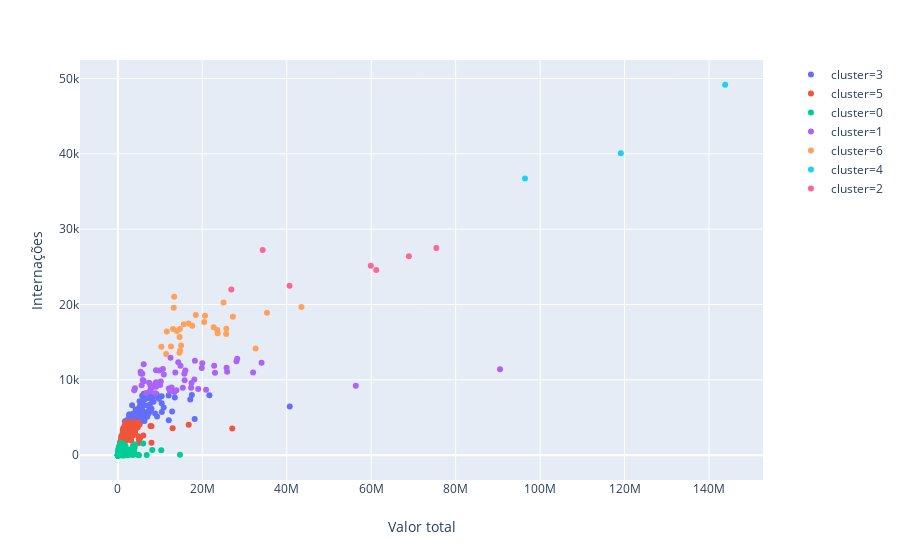

The cell this chart's notebook holds for it:
### Code cell
var1 = 'Valor total'
var2 = 'Internações'


mask = df_hospitais_ano_g['ano']=='2018'

px.scatter(df_hospitais_ano_g[mask], x = var1, y=var2,  color='cluster', hover_name='hospital')

### Figure 1 — Plotly figure (JSON) as saved in the notebook; plotly's stock layout.template omitted (floating-point values rounded to 4 significant figures; data arrays with more than 128 entries replaced by an {"elided": "..."} marker saying what was removed)
{"data": [{"hoverlabel": {"namelength": 0}, "hovertemplate": "<b>%{hovertext}</b><br><br>cluster=3<br>Valor total=%{x}<br>Internações=%{y}", "hovertext": ["A C CAMARGO CANCER CENTER", "AME DR LUIZ ROBERTO BARRADAS BARATA SAO PAULO", "BP HOSPITAL FILANTROPICO", "CASA DE SAUDE STELLA MARIS", "CENTRO DE REF DA SAUDE DA MULHER DE R PRETO MATER", "CENTRO DE REFERENCIA DA SAUDE DA MULHER SAO PAULO", "COMPLEXO HOSPITALAR MARCIA E MARIA BRAIDO", "COMPLEXO HOSPITALAR PADRE BENTO DE GUARULHOS", "COMPLEXO HOSPITALAR PREFEITO EDIVALDO ORSI", "HCFAMEMA HOSP CLINICO CIRURGICO", "HCFAMEMA UNIDADE MATERNO INFANTIL", "HOSP DA STA CASA DE STO AMARO", "HOSP DE TRANSPLANT DO EST DE SP EURYCLIDES DE JESUS ZERBINI", "HOSP ESCOLA EMILIO CARLOS CATANDUVA", "HOSP MONUMENTO CEHM", "HOSP MUN DR IGNACIO PROENCA DE GOUVEA", "HOSP MUN DR JOSE SOARES HUNGRIA", "HOSP MUN GILSON DE CASSIA MARQUES DE CARVALHO", "HOSP MUN INFANTIL MENINO JESUS", "HOSP MUN TIDE SETUBAL", "HOSP MUNICIPAL DE URGENCIAS HMU", "HOSP NSRA DO PARI", "HOSPITAL CARLOS FERNANDO MALZONI MATAO", "HOSPITAL DA MULHER MARIA JOSE DOS SANTOS STEIN", "HOSPITAL DE CLINICAS DE SAO SEBASTIAO", "HOSPITAL DE CLINICAS MUNICIPAL", "HOSPITAL DO RIM E HIPERTENSAO", "HOSPITAL DR LEO ORSI BERNARDES ITAPETININGA", "HOSPITAL E MATERNIDADE LEONOR MENDES DE BARROS SAO PAULO", "HOSPITAL E MATERNIDADE MUNICIPAL GOVERNADOR MARIO COVAS", "HOSPITAL E MATERNIDADE SAO JOSE SERTAOZINHO", "HOSPITAL ESTADUAL AMERICO BRASILIENSE", "HOSPITAL ESTADUAL DE RIB PRETO DR CARLOS EDUARDO MARTINELLI", "HOSPITAL ESTADUAL DR ALBANO DA FRANCA ROCHA SOBRINHO", "HOSPITAL ESTADUAL JOAO PAULO II SAO JOSE DO RIO PRETO", "HOSPITAL ESTADUAL PROF CARLOS DA SILVA LACAZ FCO MORATO", "HOSPITAL GUILHERME ALVARO SANTOS", "HOSPITAL HELIOPOLIS UNIDADE DE GESTAO ASSISTENCIAL I SP", "HOSPITAL MATERNIDADE AMADOR AGUIAR", "HOSPITAL MATERNIDADE INTERLAGOS", "HOSPITAL MUNICIPAL DE DIADEMA HMD", "HOSPITAL MUNICIPAL DE PAULINIA", "HOSPITAL MUNICIPAL DE SAO VICENTE", "HOSPITAL MUNICIPAL DR WALDEMAR TEBALDI", "HOSPITAL REGIONAL DE ASSIS", "HOSPITAL REGIONAL SUL SAO PAULO", "HOSPITAL SANTA BARBARA", "HOSPITAL SANTA LUCINDA SOROCABA", "HOSPITAL SAO FRANCISCO DE ASSIS", "HOSPITAL SAO JOAO REGISTRO", "HOSPITAL SAO LUIZ DE ARARAS", "HOSPITAL SAO VICENTE", "IRMANDADE DA SANTA CASA DE MISERICORDIA LORENA", "MATERNIDADE DE CAMPINAS", "MATERNIDADE SANTA ISABEL", "SANTA CASA DE ASSIS", "SANTA CASA DE AVARE", "SANTA CASA DE FERNANDOPOLIS", "SANTA CASA DE ITU", "SANTA CASA DE LEME", "SANTA CASA DE MARILIA", "SANTA CASA DE MISERICORDIA DE BRAGANCA PAULISTA", "SANTA CASA DE MISERICORDIA DE GUARATINGUETA", "SANTA CASA DE MISERICORDIA DE ITATIBA", "SANTA CASA DE MISERICORDIA DE JACAREI", "SANTA CASA DE MISERICORDIA DE JALES", "SANTA CASA DE MISERICORDIA DE TATUI", "SANTA CASA DE MISERICORDIA DONA CAROLINA MALHEIROS SJBV", "SANTA CASA DE MOCOCA MOCOCA", "SANTA CASA DE MOGI GUACU", "SANTA CASA DE PENAPOLIS", "SANTA CASA DE RIO CLARO", "SANTA CASA DE SUZANO", "SANTA CASA DE TAQUARITINGA", "SANTA CASA DE TUPA", "SANTA CASA HOSP DR ARISTOTELES OLIVEIRA MARTINS PRES PRUDENT"], "legendgroup": "cluster=3", "marker": {"color": "#636efa", "symbol": "circle"}, "mode": "markers", "name": "cluster=3", "showlegend": true, "type": "scatter", "x": [12840000.0, 3364000.0, 5507000.0, 8486000.0, 2604000.0, 7270000.0, 7966000.0, 4325000.0, 12020000.0, 17510000.0, 6292000.0, 7977000.0, 21670000.0, 6431000.0, 1664000.0, 4966000.0, 5237000.0, 10370000.0, 4758000.0, 6065000.0, 3638000.0, 7283000.0, 10850000.0, 7183000.0, 3906000.0, 17130000.0, 40700000.0, 5739000.0, 7812000.0, 2749000.0, 8451000.0, 5695000.0, 2634000.0, 7576000.0, 5124000.0, 5084000.0, 7586000.0, 5710000.0, 7230000.0, 4216000.0, 6124000.0, 3633000.0, 4483000.0, 4711000.0, 6954000.0, 6366000.0, 5329000.0, 13490000.0, 8819000.0, 2143000.0, 10400000.0, 4002000.0, 5839000.0, 9178000.0, 4989000.0, 4404000.0, 6855000.0, 4455000.0, 9280000.0, 3537000.0, 18180000.0, 4676000.0, 5987000.0, 3989000.0, 6212000.0, 5085000.0, 4164000.0, 5863000.0, 4467000.0, 9704000.0, 2652000.0, 10370000.0, 5891000.0, 2332000.0, 5755000.0, 12040000.0], "xaxis": "x", "y": [5815, 6626, 6776, 7782, 4892, 5554, 6179, 5313, 7925, 7990, 4534, 7382, 7960, 5674, 4526, 5742, 6580, 7842, 6043, 7425, 5504, 5900, 6335, 6594, 5564, 7397, 6454, 7894, 7781, 5449, 7106, 6900, 5297, 6703, 7172, 5271, 5819, 6809, 7798, 6074, 8172, 5315, 5525, 4649, 5115, 6627, 5478, 7660, 5555, 4652, 5729, 4837, 5901, 8098, 6275, 4880, 7527, 5031, 5132, 4538, 4805, 5533, 4564, 4565, 7367, 5267, 5190, 5760, 5875, 7512, 4671, 6911, 5015, 4630, 6416, 4634], "yaxis": "y"}, {"hoverlabel": {"namelength": 0}, "hovertemplate": "<b>%{hovertext}</b><br><br>cluster=5<br>Valor total=%{x}<br>Internações=%{y}", "hovertext": {"elided": "138 str values"}, "legendgroup": "cluster=5", "marker": {"color": "#EF553B", "symbol": "circle"}, "mode": "markers", "name": "cluster=5", "showlegend": true, "type": "scatter", "x": {"elided": "138 float values"}, "xaxis": "x", "y": {"elided": "138 int values"}, "yaxis": "y"}, {"hoverlabel": {"namelength": 0}, "hovertemplate": "<b>%{hovertext}</b><br><br>cluster=0<br>Valor total=%{x}<br>Internações=%{y}", "hovertext": {"elided": "441 str values"}, "legendgroup": "cluster=0", "marker": {"color": "#00cc96", "symbol": "circle"}, "mode": "markers", "name": "cluster=0", "showlegend": true, "type": "scatter", "x": {"elided": "441 float values"}, "xaxis": "x", "y": {"elided": "441 int values"}, "yaxis": "y"}, {"hoverlabel": {"namelength": 0}, "hovertemplate": "<b>%{hovertext}</b><br><br>cluster=1<br>Valor total=%{x}<br>Internações=%{y}", "hovertext": ["CENTRO HOSPITALAR DE SANTO ANDRE DR NEWTON DA COSTA BRANDAO", "COMPLEXO HOSPITALAR IRMA DULCE O S S", "CONJUNTO HOSPITALAR SOROCABA", "FUNDACAO PIO XII BARRETOS", "HC DA FMUSP INSTITUTO DO CORACAO INCOR SAO PAULO", "HORA CERTA MOVEL CIRURGICO CIES", "HOSP MUN DR ARTHUR RIBEIRO DE SABOYA", "HOSP MUN DR CARMINO CARICCHIO", "HOSP MUN MAT ESC DR MARIO DE MORAES A SILVA", "HOSP MUN PROF DR WALDOMIRO DE PAULA", "HOSPITAL AMARAL CARVALHO JAU", "HOSPITAL AMPARO MATERNAL", "HOSPITAL ANCHIETA", "HOSPITAL AUGUSTO DE OLIVEIRA CAMARGO", "HOSPITAL DE BASE DE BAURU", "HOSPITAL DE CLINICAS DR RADAMES NARDINI", "HOSPITAL DOS FORNECEDORES DE CANA DE PIRACICABA", "HOSPITAL DR LEOPOLDO BEVILACQUA", "HOSPITAL DR OSIRIS FLORINDO COELHO FERRAZ DE VASCONCELOS", "HOSPITAL E PRONTO SOCORRO CENTRAL", "HOSPITAL ESTADUAL MARIO COVAS DE SANTO ANDRE", "HOSPITAL GERAL DE SAO MATEUS SAO PAULO", "HOSPITAL GERAL DE VILA NOVA CACHOEIRINHA SAO PAULO", "HOSPITAL GERAL DE VILA PENTEADO DR JOSE PANGELLA SAO PAULO", "HOSPITAL GERAL JESUS TEIXEIRA DA COSTA GUAIANASES SAO PAULO", "HOSPITAL IMACULADA CONCEICAO RIBEIRAO PRETO", "HOSPITAL KATIA DE SOUZA RODRIGUES TAIPASSP SAO PAULO", "HOSPITAL MATERNIDADE JESUS JOSE E MARIA", "HOSPITAL MUNICIPAL ANTONIO GIGLIO", "HOSPITAL MUNICIPAL DR MARIO GATTI CAMPINAS", "HOSPITAL MUNICIPAL PIMENTAS BONSUCESSO MANUEL DE PAIVA", "HOSPITAL MUNICIPAL UNIVERSITARIO", "HOSPITAL NOSSA SENHORA APARECIDA", "HOSPITAL PADRE ALBINO CATANDUVA", "HOSPITAL REGIONAL DE JUNDIAI", "HOSPITAL REGIONAL DO VALE DO PARAIBA", "HOSPITAL REGIONAL JORGE ROSSMANN DE ITANHAEM", "HOSPITAL SANTO AMARO", "HOSPITAL SAO LUIZ GONZAGA", "HOSPITAL UNIVERSITARIO DA USP SAO PAULO", "HOSPITAL UNIVERSITARIO DE TAUBATE", "HOSPITAL UNIVERSITARIO SAO FRANCISCO NA PROVIDENCIA DE DEUS", "HU HOSPITAL UNIVERSITARIO", "INSTITUTO DANTE PAZZANESE DE CARDIOLOGIA IDPC SAO PAULO", "PS E MATERNIDADE NAIR FONSECA LEITAO ARANTES", "SANTA CASA DE ARACATUBA HOSPITAL SAGRADO CORACAO DE JESUS", "SANTA CASA DE ARARAQUARA", "SANTA CASA DE BARRETOS", "SANTA CASA DE JAU", "SANTA CASA DE LIMEIRA", "SANTA CASA DE MISERICORDIA DE ITAPEVA", "SANTA CASA DE OURINHOS", "SANTA CASA DE PINDAMONHANGABA", "SANTA CASA DE PIRACICABA", "SANTA CASA DE RIBEIRAO PRETO", "SANTA CASA DE SANTOS", "SANTA CASA DE SAO CARLOS", "SANTA CASA DE VOTUPORANGA", "UNIDADE DE GESTAO ASSISTENCIAL II HOSPITAL IPIRANGA SP"], "legendgroup": "cluster=1", "marker": {"color": "#ab63fa", "symbol": "circle"}, "mode": "markers", "name": "cluster=1", "showlegend": true, "type": "scatter", "x": [19870000.0, 10150000.0, 22800000.0, 19020000.0, 90510000.0, 4046000.0, 9021000.0, 15980000.0, 14300000.0, 8840000.0, 32020000.0, 6703000.0, 12330000.0, 9927000.0, 15800000.0, 10650000.0, 18100000.0, 9045000.0, 6127000.0, 7679000.0, 28260000.0, 7640000.0, 5782000.0, 5884000.0, 7406000.0, 12050000.0, 5468000.0, 10870000.0, 7782000.0, 15740000.0, 8926000.0, 9013000.0, 12460000.0, 20880000.0, 5372000.0, 34020000.0, 5622000.0, 13600000.0, 6112000.0, 9062000.0, 13360000.0, 17430000.0, 7723000.0, 56350000.0, 3864000.0, 28080000.0, 17330000.0, 15380000.0, 14830000.0, 22990000.0, 10000000.0, 13860000.0, 8193000.0, 25740000.0, 19990000.0, 25860000.0, 18240000.0, 12720000.0, 9772000.0], "xaxis": "x", "y": [11590, 9774, 11868, 8776, 11414, 8881, 11268, 11245, 12340, 9516, 10967, 8251, 8528, 9493, 9943, 11437, 10041, 9673, 9833, 8548, 12799, 8507, 10814, 9987, 9637, 8863, 10852, 10720, 8757, 10807, 8219, 9105, 12932, 8708, 11092, 12283, 9280, 10973, 12062, 9232, 8408, 9597, 9196, 9211, 8611, 12485, 8943, 8952, 11884, 10957, 9313, 8617, 9049, 11609, 12197, 11095, 12542, 8996, 11259], "yaxis": "y"}, {"hoverlabel": {"namelength": 0}, "hovertemplate": "<b>%{hovertext}</b><br><br>cluster=6<br>Valor total=%{x}<br>Internações=%{y}", "hovertext": ["CONJUNTO HOSPITALAR DO MANDAQUI SAO PAULO", "HCSVP HOSPITAL SAO VICENTE", "HOSP MUN CARMEN PRUDENTE", "HOSP MUN FERNANDO MAURO PIRES DA ROCHA", "HOSP MUN M BOI MIRIM", "HOSP MUN PROFESSOR DR ALIPIO CORREA NETTO", "HOSP MUN VER JOSE STOROPOLLI", "HOSPITAL DAS CLINICAS LUZIA DE PINHO MELO MOGI DAS CRUZES", "HOSPITAL E MATERNIDADE CELSO PIERRO", "HOSPITAL ESTADUAL BAURU", "HOSPITAL ESTADUAL DE DIADEMA HOSPITAL SERRARIA", "HOSPITAL ESTADUAL DE SAPOPEMBA SAO PAULO", "HOSPITAL ESTADUAL DE VILA ALPINA ORG SOCIAL SECONCI SAO PAUL", "HOSPITAL ESTADUAL SUMARE", "HOSPITAL GERAL DE CARAPICUIBA", "HOSPITAL GERAL DE GUARULHOS PROF DR WALDEMAR DE CARVALHO", "HOSPITAL GERAL DE ITAPECERICA DA SERRA", "HOSPITAL GERAL DE ITAPEVI", "HOSPITAL GERAL DE ITAQUAQUECETUBA", "HOSPITAL GERAL DE PEDREIRA", "HOSPITAL GERAL DO GRAJAU PROF LIBER JOHN ALPHONSE DI DIO SP", "HOSPITAL GERAL PIRAJUSSARA TABOAO DA SERRA", "HOSPITAL GERAL SANTA MARCELINA DE ITAIM PAULISTA SAO PAULO", "HOSPITAL MUNICIPAL DE BARUERI DR FRANCISCO MORAN", "HOSPITAL REGIONAL DE COTIA", "HOSPITAL SAO PAULO HOSPITAL DE ENSINO DA UNIFESP SAO PAULO", "SANTA CASA DE FRANCA", "SANTA CASA DE MISERICORDIA DE SAO JOSE DO RIO PRETO", "SANTA CASA DE SOROCABA"], "legendgroup": "cluster=6", "marker": {"color": "#FFA15A", "symbol": "circle"}, "mode": "markers", "name": "cluster=6", "showlegend": true, "type": "scatter", "x": [25020000.0, 25650000.0, 11580000.0, 14680000.0, 13330000.0, 14580000.0, 11430000.0, 22690000.0, 32620000.0, 25670000.0, 14730000.0, 14600000.0, 20430000.0, 23640000.0, 20630000.0, 18450000.0, 13060000.0, 15610000.0, 12580000.0, 13210000.0, 17610000.0, 27240000.0, 13980000.0, 16740000.0, 10290000.0, 43470000.0, 35310000.0, 23540000.0, 14970000.0], "xaxis": "x", "y": [20258, 16099, 16410, 16765, 21040, 13590, 13442, 16979, 14150, 16779, 13874, 15686, 17667, 16198, 18501, 18604, 16765, 17391, 14426, 19572, 17191, 18377, 16483, 17494, 14401, 19660, 18926, 16629, 14564], "yaxis": "y"}, {"hoverlabel": {"namelength": 0}, "hovertemplate": "<b>%{hovertext}</b><br><br>cluster=4<br>Valor total=%{x}<br>Internações=%{y}", "hovertext": ["HC DA FMUSP HOSPITAL DAS CLINICAS SAO PAULO", "HOSPITAL DAS CLINICAS FAEPA RIBEIRAO PRETO", "HOSPITAL DE BASE DE SAO JOSE DO RIO PRETO"], "legendgroup": "cluster=4", "marker": {"color": "#19d3f3", "symbol": "circle"}, "mode": "markers", "name": "cluster=4", "showlegend": true, "type": "scatter", "x": [143800000.0, 96420000.0, 119100000.0], "xaxis": "x", "y": [49165, 36740, 40078], "yaxis": "y"}, {"hoverlabel": {"namelength": 0}, "hovertemplate": "<b>%{hovertext}</b><br><br>cluster=2<br>Valor total=%{x}<br>Internações=%{y}", "hovertext": ["HOSP STA MARCELINA SAO PAULO", "HOSPITAL DAS CLINICAS DA UNICAMP DE CAMPINAS", "HOSPITAL DAS CLINICAS DE BOTUCATU", "HOSPITAL DOMINGOS LEONARDO CERAVOLO PRESIDENTE PRUDENTE", "HOSPITAL MUNICIPAL DR JOSE DE CARVALHO FLORENCE", "INSTITUTO DO CANCER DO ESTADO DE SAO PAULO", "SANTA CASA DE SAO PAULO HOSPITAL CENTRAL SAO PAULO"], "legendgroup": "cluster=2", "marker": {"color": "#FF6692", "symbol": "circle"}, "mode": "markers", "name": "cluster=2", "showlegend": true, "type": "scatter", "x": [68910000.0, 75410000.0, 59900000.0, 34290000.0, 26860000.0, 40660000.0, 61200000.0], "xaxis": "x", "y": [26392, 27495, 25140, 27240, 21991, 22486, 24576], "yaxis": "y"}], "layout": {"autosize": true, "legend": {"tracegroupgap": 0}, "margin": {"t": 60}, "xaxis": {"anchor": "y", "autorange": true, "domain": [0, 0.98], "range": [-8593000.0, 152400000.0], "title": {"text": "Valor total"}, "type": "linear"}, "yaxis": {"anchor": "x", "autorange": true, "domain": [0, 1], "range": [-3486.0, 52650.0], "title": {"text": "Internações"}, "type": "linear"}}}
